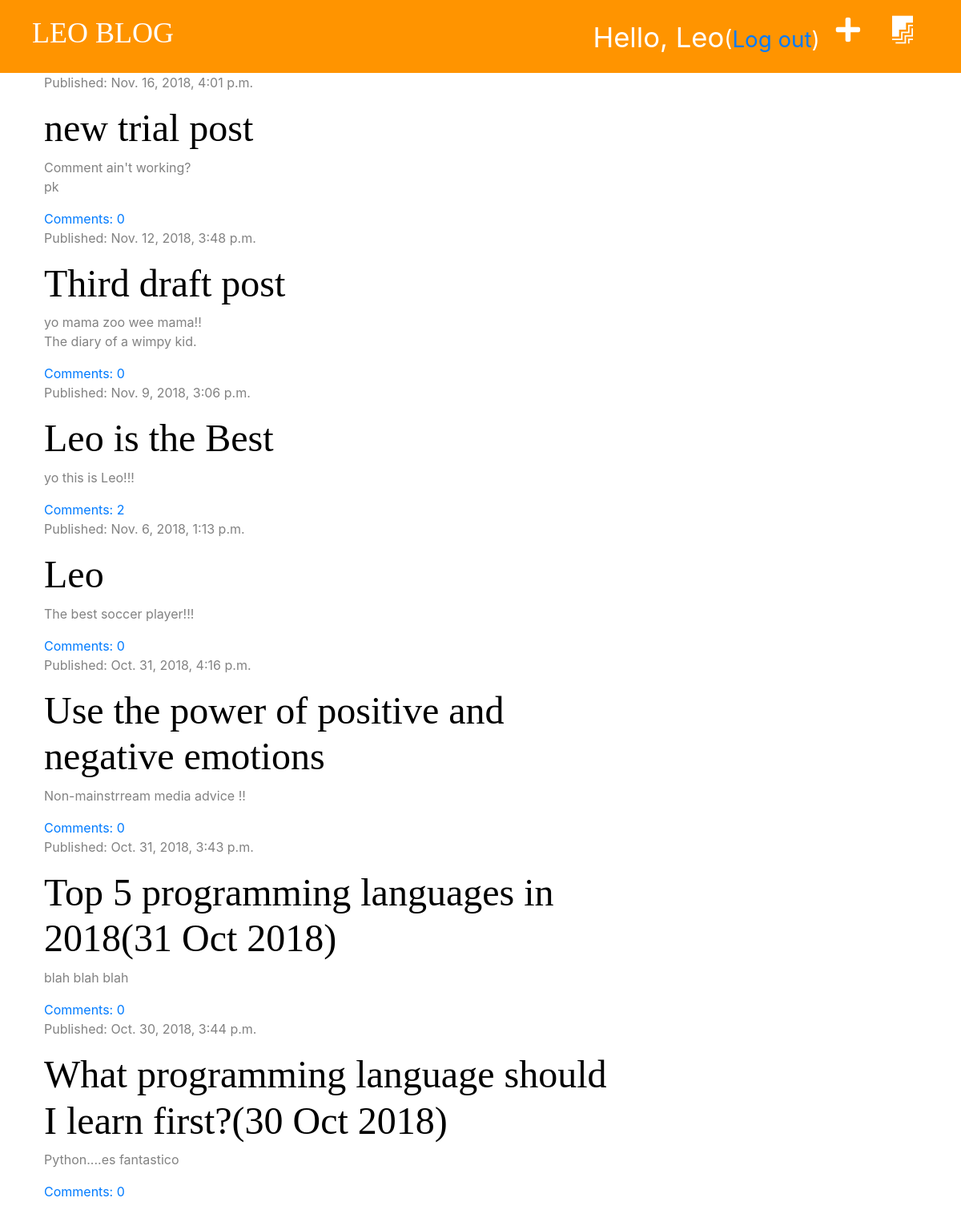
The app's page / (signed in) with its own data.
### blog/models.py (models this page shows, shortened)
class Post(models.Model):
    author = models.ForeignKey('auth.User', on_delete=models.CASCADE)
    title = models.CharField(max_length=200)
    text = models.TextField()
    created_date = models.DateTimeField(default=timezone.now)
    published_date = models.DateTimeField(blank=True, null=True)
    def approved_comments(self):
        return self.comments.filter(approved=True)

### blog/views.py (the view)
# urls.py: path('', views.post_list, name='post_list'),
def post_list(request):
    posts = Post.objects.filter(published_date__lte=timezone.now()).order_by('-published_date')
    stuff_for_frontend = {'posts': posts}
    return render(request, 'blog/post_list.html', stuff_for_frontend)

### blog/templates/blog/post_list.html (shortened to what this page needs)
{% extends 'blog/base.html' %}
{% block content %}
    {% for post in posts %}
        <div class="post">
            <div class="date">
                <p>Published: {{ post.published_date }}</p>
            <div/>
            <h1><a href="{% url 'post_detail' pk=post.pk %}">{{ post.title }}</a></h1>
            <p>{{ post.text|truncatechars:50|linebreaksbr }}</p>
            <a href="{% url 'post_detail' pk=post.pk %}">Comments: {{ post.approved_comments.count }}</a>
        </div>
    {% endfor %}
{% endblock %}

### blog/templates/blog/base.html (shortened to what this page needs)
{% load staticfiles %}
<!DOCTYPE html>
<html lang="en">
<head>
    <link rel="stylesheet" href="https://maxcdn.bootstrapcdn.com/bootstrap/4.0.0/css/bootstrap.min.css">
    <link rel="stylesheet" href="https://use.fontawesome.com/releases/v5.5.0/css/all.css">
    <link rel="stylesheet" href="{% static 'css/blog.css' %}">
</head>
<body>
<div class="page-header">
    {% if user.is_authenticated %}
        <a href="{% url 'post_draft_list' %}" class="top-menu"><i class="fab fa-firstdraft fa-2x" style=" color: #ffffff; float: right; font-size: 26pt; margin-right: 20px;"></i></a>
        <a href="{% url 'post_new' %}" class="top-menu"><i class="fas fa-plus fa-2x" style=" color: #ffffff; float: right; font-size: 26pt; margin-right: 20px;"></i></a>
        <p class="top-menu">Hello, {{ user.username }}<small>(<a href="{% url 'logout' %}">Log out</a>)</small></p>
    {% else %}
        <a href="{% url 'login' %}" class="top-menu"><i class="fas fa-sign-in-alt" style="color: #ffffff; float: right; font-size: 26pt; margin-right: 20px;"></i></a>
    {% endif %}
    <h1><a href="{% url "post_list" %}">LEO BLOG</a></h1>
</div>
<div class="content container">
    <div class="row">
        <div class="col-md-8">
            {% block content %}
            {% endblock %}
        </div>
    </div>
</div>
</body>
</html>

### blog/static/css/blog.css (style rules this page uses)
.page-header { background-color: #ff9400; margin-top: 0; padding: 20px 20px 20px 40px; }
.page-header h1, .page-header h1 a { color: #ffffff; font-size: 36px; text-decoration: none; }
.content { margin-left: 40px; }
h1, h2, h3, h4 { font-family: 'tangerine', 'Inconsolata', 'Droid Sans', serif; font-size: 48px; }
.date { color: #828282; }
.post { margin-bottom: 70px; }
.post h1 a { color: #000000; }
.top-menu { color: #ffffff; float: right; font-size: 26pt; margin-right: 20px; }

### records on screen
Post: published_date "Nov. 16, 2018, 4:01 p.m.", title "new trial post", text "Comment ain't working? pk", approved_comments.count "0"
Post: published_date "Nov. 12, 2018, 3:48 p.m.", title "Third draft post", text "yo mama zoo wee mama!! The diary of a wimpy kid.", approved_comments.count "0"
Post: published_date "Nov. 9, 2018, 3:06 p.m.", title "Leo is the Best", text "yo this is Leo!!!", approved_comments.count "2"
Post: published_date "Nov. 6, 2018, 1:13 p.m.", title "Leo", text "The best soccer player!!!", approved_comments.count "0"
Post: published_date "Oct. 31, 2018, 4:16 p.m.", title "Use the power of positive and negative emotions", text "Non-mainstrream media advice !!", approved_comments.count "0"
Post: published_date "Oct. 31, 2018, 3:43 p.m.", title "Top 5 programming languages in 2018(31 Oct 2018)", text "blah blah blah", approved_comments.count "0"
Post: published_date "Oct. 30, 2018, 3:44 p.m.", title "What programming language should I learn first?(30 Oct 2018)", text "Python....es fantastico", approved_comments.count "0"

### other values on screen
{{ user.username }} "Leo"
